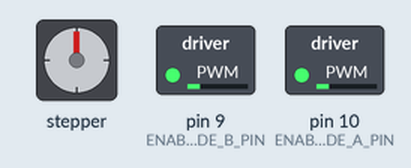
This sketch was run on a simulated Arduino Mega 2560, built with avr-gcc and run on an emulated ATmega2560. Parts: stepper motor, switched loads named in the sketch (green lamp = pin HIGH). Wiring (inferred from the names in the program): stepper motor (200 steps per turn assumed): coils pin 49, pin 47, pin 48, pin 46. Pins used as bus, display or sensor lines are not drawn.

Above: at 0.1 s.
At 5.5 s:
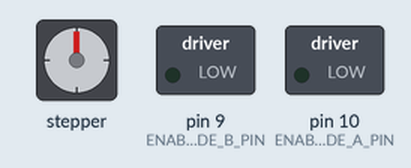
Timing chart, 0 to 7.0 s (numbered marks = the images above):
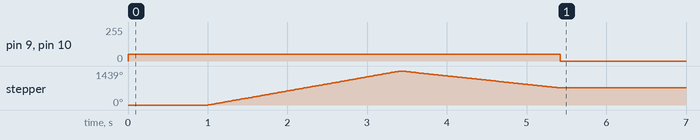

The sketch:

01-stepper-motor-control.ino
```cpp
// Hardware pin setup

const int ENABLE_SIDE_A_PIN = 10;
const int ENABLE_SIDE_B_PIN = 9;

const int INPUT_PIN_1 = 49;
const int INPUT_PIN_2 = 48;
const int INPUT_PIN_3 = 47;
const int INPUT_PIN_4 = 46;

// Stepper motor control

// Using 20% out of maximum 29.4% duty cycle (30 V nominal) for current limiting
// Measured voltage from AMP PS430 is 38 V, thus maximum is 22% smth
// L298N can only handle maximum 25 W
const int ENABLE_DUTY_CYCLE_AMT = (int) (0.20 * 255);

const int STEPS_PER_REV = 200;
int RPM = 100;
unsigned long STEP_DELAY_US = 60000000UL / ((unsigned long)RPM * STEPS_PER_REV);//using microseconds and unsigned long for more precision. Not using double or floating point

const int DRIVER_STEPS[4][4] = {
  {HIGH, LOW,  HIGH, LOW},
  {LOW,  HIGH, HIGH, LOW},
  {LOW,  HIGH, LOW,  HIGH},
  {HIGH, LOW,  LOW,  HIGH}
};


// Global variables for internal position pseudo-recording
int Global_step_counter = 0;
int internal_step_position = 0;

//

void stepToIthPosition(int i) {
  digitalWrite(INPUT_PIN_1, DRIVER_STEPS[i][0]);
  digitalWrite(INPUT_PIN_2, DRIVER_STEPS[i][1]);
  digitalWrite(INPUT_PIN_3, DRIVER_STEPS[i][2]);
  digitalWrite(INPUT_PIN_4, DRIVER_STEPS[i][3]);
  delayMicroseconds(STEP_DELAY_US);
}

void stepNForward(int n) { //number of steps
  int j = internal_step_position;
  for(int i = 0; i < n; i++){
    j = (j + 1) & 0x03;
    stepToIthPosition(j);
  }
  internal_step_position = j;
  }
void stepNBackward(int n) { //number of steps
  int j = internal_step_position;
  for(int i = 0; i < n; i++){
    j = (j - 1) & 0x03;// wraps to (111111) base 2
    stepToIthPosition(j);
  }
  internal_step_position = j;
  }

void move_steps(int x){
  if(x<0){
    stepNBackward(-x);
  }
  else{ stepNForward(x);}
  Global_step_counter += x;

}

void setRPM(int n){
  RPM = n;
 STEP_DELAY_US = 60000000UL / ((unsigned long)RPM * STEPS_PER_REV);//UL means unsigned long for the int
}

void disable(){
  analogWrite(ENABLE_SIDE_A_PIN, 0);
  analogWrite(ENABLE_SIDE_B_PIN, 0);
}

void trapezoidal_move(int steps, int t, int max_accel ){

}


void setup() {
  // Setup up and enable PWM pins for power modulating the motor driver board (enable pins)
  pinMode(ENABLE_SIDE_A_PIN, OUTPUT);
  pinMode(ENABLE_SIDE_B_PIN, OUTPUT);

  analogWrite(ENABLE_SIDE_A_PIN, ENABLE_DUTY_CYCLE_AMT);
  analogWrite(ENABLE_SIDE_B_PIN, ENABLE_DUTY_CYCLE_AMT);

  // Configure input pins to control stepper motor
  pinMode(INPUT_PIN_1, OUTPUT);
  pinMode(INPUT_PIN_2, OUTPUT);
  pinMode(INPUT_PIN_3, OUTPUT);
  pinMode(INPUT_PIN_4, OUTPUT);

  // Set start of stepper motor to 1 of 50 known positions and set the internal step counter to 0
  digitalWrite(INPUT_PIN_1, DRIVER_STEPS[0][0]);
  digitalWrite(INPUT_PIN_2, DRIVER_STEPS[0][1]);
  digitalWrite(INPUT_PIN_3, DRIVER_STEPS[0][2]);
  digitalWrite(INPUT_PIN_4, DRIVER_STEPS[0][3]);

  Global_step_counter = 0;
  internal_step_position = 0;

  delay(1000);
  move_steps(800);
  setRPM(60);
  move_steps(-400);
  disable();


}

void loop() {

}
```
